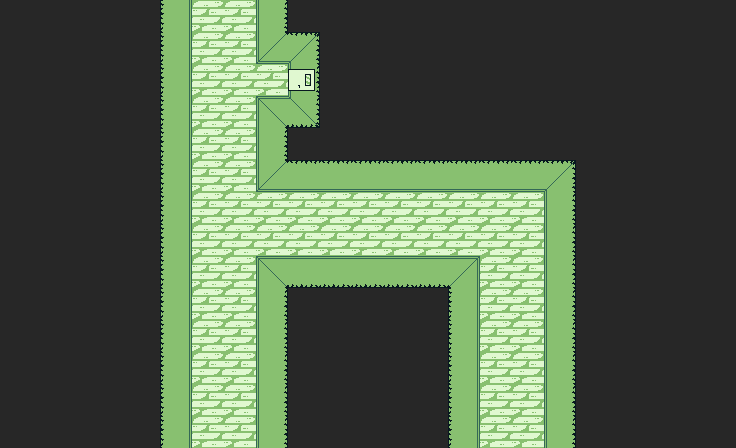

A 2D game scene composited from a Tiled map and its tileset images. What follows is a short description and the map's XML, with every tile layer's data as written:
An orthogonal 23x14 tile map with 32x32 px tiles, 1 tile layer (Vrstva dlaždic 1).

<map version="1.8" tiledversion="1.8.4" orientation="orthogonal" renderorder="right-down" width="23" height="14" tilewidth="32" tileheight="32" infinite="0" nextlayerid="2" nextobjectid="1">
 <tileset firstgid="1" source="../Zdi.tsx" />
 <layer id="1" name="Vrstva dlaždic 1" width="23" height="14">
  <data encoding="csv">
18,18,18,18,18,15,5,5,9,18,18,18,18,18,18,18,18,18,18,18,18,18,18,
18,18,18,18,18,15,5,5,8,7,18,18,18,18,18,18,18,18,18,18,18,18,18,
18,18,18,18,18,15,5,5,5,2,18,18,18,18,18,18,18,18,18,18,18,18,18,
18,18,18,18,18,15,5,5,11,10,18,18,18,18,18,18,18,18,18,18,18,18,18,
18,18,18,18,18,15,5,5,9,18,18,18,18,18,18,18,18,18,18,18,18,18,18,
18,18,18,18,18,15,5,5,8,6,6,6,6,6,6,6,6,7,18,18,18,18,18,
18,18,18,18,18,15,5,5,5,5,5,5,5,5,5,5,5,9,18,18,18,18,18,
18,18,18,18,18,15,5,5,5,5,5,5,5,5,5,5,5,9,18,18,18,18,18,
18,18,18,18,18,15,5,5,11,12,12,12,12,12,14,5,5,9,18,18,18,18,18,
18,18,18,18,18,15,5,5,9,18,18,18,18,18,15,5,5,9,18,18,18,18,18,
18,18,18,18,18,15,5,5,9,18,18,18,18,18,15,5,5,9,18,18,18,18,18,
18,18,18,18,18,15,5,5,9,18,18,18,18,18,15,5,5,9,18,18,18,18,18,
18,18,18,18,18,15,5,5,9,18,18,18,18,18,15,5,5,9,18,18,18,18,18,
18,18,18,18,18,15,5,5,9,18,18,18,18,18,15,5,5,9,18,18,18,18,18
</data>
 </layer>
</map>
